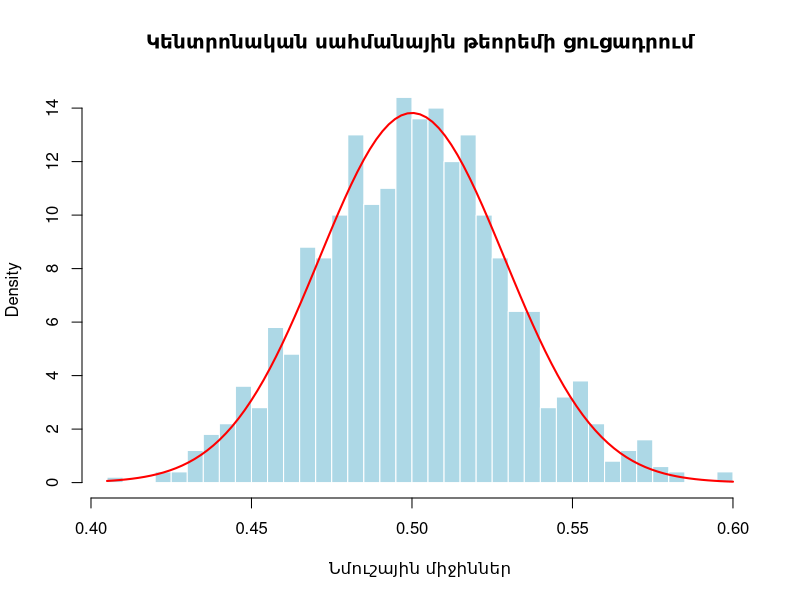

Reproduce this figure in R.
set.seed(456)  

n <- 100       
k <- 1000      
means <- numeric(k)

for (i in 1:k) {
  sample_i <- runif(n)
  means[i] <- mean(sample_i)
}

hist(means, breaks = 30, probability = TRUE,
     main = "Կենտրոնական սահմանային թեորեմի ցուցադրում",
     xlab = "Նմուշային միջիններ", col = "lightblue", border = "white")

curve(dnorm(x, mean = 0.5, sd = sqrt(1/12/n)), add = TRUE, col = "red", lwd = 2)
# legend("topright", legend = c("Նմուշային միջինների հիստոգրամ", "Նորմալ մոտեցում"),
#        col = c("lightblue", "red"), lty = c(NA, 1), lwd = c(NA, 2), fill = c("lightblue", NA))
